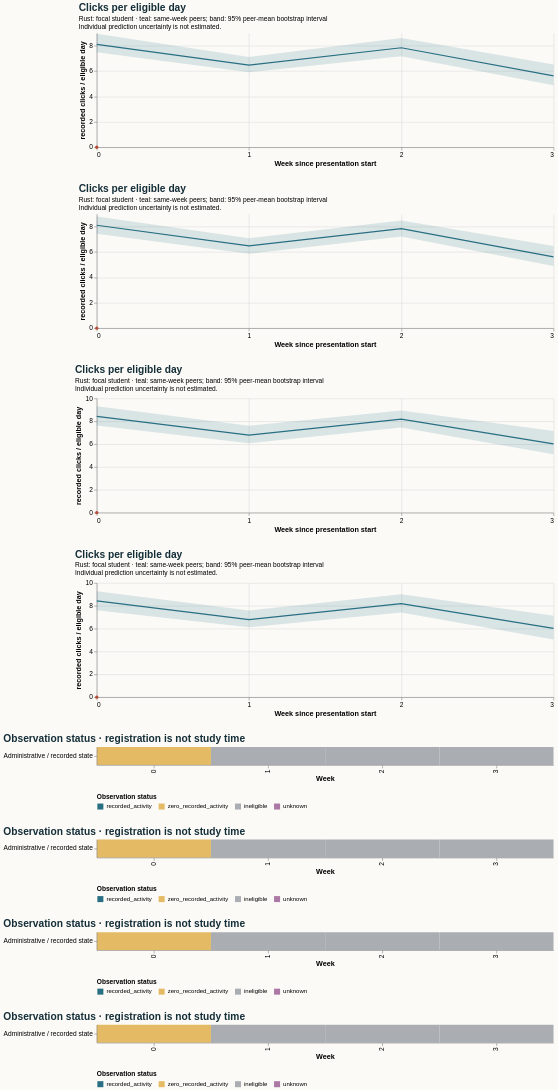

Express this chart as Vega-Lite.
### Vega-Lite specification from a JSON file in a GitHub repository (floating-point values rounded to 4 significant figures)
{"$schema": "https://vega.github.io/schema/vega-lite/v5.20.1.json", "config": {"axis": {"labelFontSize": 11, "titleFontSize": 12}, "background": "#fbfaf7", "font": "sans-serif", "title": {"anchor": "start", "color": "#142e38", "fontSize": 17, "subtitleFontSize": 11}, "view": {"continuousHeight": 300, "continuousWidth": 300, "stroke": null}}, "datasets": {"data-0f8fb1196156720621ec76c6a56d3893": [{"end_day": 6, "focal_value": 0.0, "peer_ci_high": 8.807, "peer_ci_low": 7.435, "peer_mean": 8.112, "peer_observations": 1151, "peer_people": 1151, "reference": "course", "unit": "recorded clicks / eligible day", "week": 0}, {"end_day": 13, "focal_value": null, "peer_ci_high": 7.084, "peer_ci_low": 5.87, "peer_mean": 6.478, "peer_observations": 1144, "peer_people": 1144, "reference": "course", "unit": "recorded clicks / eligible day", "week": 1}, {"end_day": 20, "focal_value": null, "peer_ci_high": 8.49, "peer_ci_low": 7.228, "peer_mean": 7.84, "peer_observations": 1126, "peer_people": 1126, "reference": "course", "unit": "recorded clicks / eligible day", "week": 2}, {"end_day": 27, "focal_value": null, "peer_ci_high": 6.471, "peer_ci_low": 4.896, "peer_mean": 5.624, "peer_observations": 1119, "peer_people": 1119, "reference": "course", "unit": "recorded clicks / eligible day", "week": 3}], "data-66f2127bd333a8da63d7c8b6b6d96d48": [{"eligible_days": 5.0, "end_day": 6, "logging_completeness": "unknown", "observation_status": "zero_recorded_activity", "row": "Administrative / recorded state", "score_status": "withheld_release_time_unknown", "start_day": 0, "value": 0.0, "week": 0}, {"eligible_days": 0.0, "end_day": 13, "logging_completeness": "unknown", "observation_status": "ineligible", "row": "Administrative / recorded state", "score_status": "withheld_release_time_unknown", "start_day": 7, "value": null, "week": 1}, {"eligible_days": 0.0, "end_day": 20, "logging_completeness": "unknown", "observation_status": "ineligible", "row": "Administrative / recorded state", "score_status": "withheld_release_time_unknown", "start_day": 14, "value": null, "week": 2}, {"eligible_days": 0.0, "end_day": 27, "logging_completeness": "unknown", "observation_status": "ineligible", "row": "Administrative / recorded state", "score_status": "withheld_release_time_unknown", "start_day": 21, "value": null, "week": 3}], "data-7d106555454330c79994db14555d48e0": [{"end_day": 6, "focal_value": 0.0, "peer_ci_high": 9.284, "peer_ci_low": 7.615, "peer_mean": 8.438, "peer_observations": 921, "peer_people": 921, "reference": "same_prior_attempt", "unit": "recorded clicks / eligible day", "week": 0}, {"end_day": 13, "focal_value": null, "peer_ci_high": 7.6, "peer_ci_low": 6.119, "peer_mean": 6.793, "peer_observations": 917, "peer_people": 917, "reference": "same_prior_attempt", "unit": "recorded clicks / eligible day", "week": 1}, {"end_day": 20, "focal_value": null, "peer_ci_high": 9.022, "peer_ci_low": 7.412, "peer_mean": 8.196, "peer_observations": 906, "peer_people": 906, "reference": "same_prior_attempt", "unit": "recorded clicks / eligible day", "week": 2}, {"end_day": 27, "focal_value": null, "peer_ci_high": 7.13, "peer_ci_low": 5.049, "peer_mean": 6.029, "peer_observations": 899, "peer_people": 899, "reference": "same_prior_attempt", "unit": "recorded clicks / eligible day", "week": 3}], "data-a46e023ebd0ed78687d7da0202d7adac": [{"end_day": 6, "focal_value": 0.0, "peer_ci_high": 8.936, "peer_ci_low": 7.479, "peer_mean": 8.112, "peer_observations": 1151, "peer_people": 1151, "reference": "course", "unit": "recorded clicks / eligible day", "week": 0}, {"end_day": 13, "focal_value": null, "peer_ci_high": 7.109, "peer_ci_low": 5.909, "peer_mean": 6.478, "peer_observations": 1144, "peer_people": 1144, "reference": "course", "unit": "recorded clicks / eligible day", "week": 1}, {"end_day": 20, "focal_value": null, "peer_ci_high": 8.617, "peer_ci_low": 7.169, "peer_mean": 7.84, "peer_observations": 1126, "peer_people": 1126, "reference": "course", "unit": "recorded clicks / eligible day", "week": 2}, {"end_day": 27, "focal_value": null, "peer_ci_high": 6.529, "peer_ci_low": 4.895, "peer_mean": 5.624, "peer_observations": 1119, "peer_people": 1119, "reference": "course", "unit": "recorded clicks / eligible day", "week": 3}], "data-d4842a7306b9726ec20a8031edc7caba": [{"end_day": 6, "focal_value": 0.0, "peer_ci_high": 9.325, "peer_ci_low": 7.632, "peer_mean": 8.438, "peer_observations": 921, "peer_people": 921, "reference": "same_prior_attempt", "unit": "recorded clicks / eligible day", "week": 0}, {"end_day": 13, "focal_value": null, "peer_ci_high": 7.612, "peer_ci_low": 6.083, "peer_mean": 6.793, "peer_observations": 917, "peer_people": 917, "reference": "same_prior_attempt", "unit": "recorded clicks / eligible day", "week": 1}, {"end_day": 20, "focal_value": null, "peer_ci_high": 8.95, "peer_ci_low": 7.462, "peer_mean": 8.196, "peer_observations": 906, "peer_people": 906, "reference": "same_prior_attempt", "unit": "recorded clicks / eligible day", "week": 2}, {"end_day": 27, "focal_value": null, "peer_ci_high": 7.141, "peer_ci_low": 5.108, "peer_mean": 6.029, "peer_observations": 899, "peer_people": 899, "reference": "same_prior_attempt", "unit": "recorded clicks / eligible day", "week": 3}]}, "resolve": {"scale": {"color": "independent"}}, "spacing": 28, "vconcat": [{"data": {"name": "data-a46e023ebd0ed78687d7da0202d7adac"}, "height": 190, "layer": [{"encoding": {"x": {"axis": {"tickMinStep": 1}, "field": "week", "title": "Week since presentation start", "type": "quantitative"}, "y": {"field": "peer_ci_low", "scale": {"zero": true}, "title": "recorded clicks / eligible day", "type": "quantitative"}, "y2": {"field": "peer_ci_high"}}, "mark": {"color": "#286f83", "opacity": 0.16, "type": "area"}}, {"encoding": {"tooltip": [{"field": "week", "type": "quantitative"}, {"field": "peer_mean", "type": "quantitative"}, {"field": "peer_people", "type": "quantitative"}, {"field": "peer_observations", "type": "quantitative"}], "x": {"field": "week", "type": "quantitative"}, "y": {"field": "peer_mean", "type": "quantitative"}}, "mark": {"color": "#286f83", "strokeWidth": 2, "type": "line"}}, {"encoding": {"tooltip": [{"field": "week", "type": "quantitative"}, {"field": "focal_value", "type": "quantitative"}], "x": {"field": "week", "type": "quantitative"}, "y": {"field": "focal_value", "type": "quantitative"}}, "mark": {"color": "#b64c35", "point": {"color": "#b64c35"}, "strokeWidth": 2.5, "type": "line"}}], "title": {"subtitle": ["Rust: focal student · teal: same-week peers; band: 95% peer-mean bootstrap interval", "Individual prediction uncertainty is not estimated."], "text": "Clicks per eligible day"}, "width": 760}, {"data": {"name": "data-0f8fb1196156720621ec76c6a56d3893"}, "height": 190, "layer": [{"encoding": {"x": {"axis": {"tickMinStep": 1}, "field": "week", "title": "Week since presentation start", "type": "quantitative"}, "y": {"field": "peer_ci_low", "scale": {"zero": true}, "title": "recorded clicks / eligible day", "type": "quantitative"}, "y2": {"field": "peer_ci_high"}}, "mark": {"color": "#286f83", "opacity": 0.16, "type": "area"}}, {"encoding": {"tooltip": [{"field": "week", "type": "quantitative"}, {"field": "peer_mean", "type": "quantitative"}, {"field": "peer_people", "type": "quantitative"}, {"field": "peer_observations", "type": "quantitative"}], "x": {"field": "week", "type": "quantitative"}, "y": {"field": "peer_mean", "type": "quantitative"}}, "mark": {"color": "#286f83", "strokeWidth": 2, "type": "line"}}, {"encoding": {"tooltip": [{"field": "week", "type": "quantitative"}, {"field": "focal_value", "type": "quantitative"}], "x": {"field": "week", "type": "quantitative"}, "y": {"field": "focal_value", "type": "quantitative"}}, "mark": {"color": "#b64c35", "point": {"color": "#b64c35"}, "strokeWidth": 2.5, "type": "line"}}], "title": {"subtitle": ["Rust: focal student · teal: same-week peers; band: 95% peer-mean bootstrap interval", "Individual prediction uncertainty is not estimated."], "text": "Clicks per eligible day"}, "width": 760}, {"data": {"name": "data-d4842a7306b9726ec20a8031edc7caba"}, "height": 190, "layer": [{"encoding": {"x": {"axis": {"tickMinStep": 1}, "field": "week", "title": "Week since presentation start", "type": "quantitative"}, "y": {"field": "peer_ci_low", "scale": {"zero": true}, "title": "recorded clicks / eligible day", "type": "quantitative"}, "y2": {"field": "peer_ci_high"}}, "mark": {"color": "#286f83", "opacity": 0.16, "type": "area"}}, {"encoding": {"tooltip": [{"field": "week", "type": "quantitative"}, {"field": "peer_mean", "type": "quantitative"}, {"field": "peer_people", "type": "quantitative"}, {"field": "peer_observations", "type": "quantitative"}], "x": {"field": "week", "type": "quantitative"}, "y": {"field": "peer_mean", "type": "quantitative"}}, "mark": {"color": "#286f83", "strokeWidth": 2, "type": "line"}}, {"encoding": {"tooltip": [{"field": "week", "type": "quantitative"}, {"field": "focal_value", "type": "quantitative"}], "x": {"field": "week", "type": "quantitative"}, "y": {"field": "focal_value", "type": "quantitative"}}, "mark": {"color": "#b64c35", "point": {"color": "#b64c35"}, "strokeWidth": 2.5, "type": "line"}}], "title": {"subtitle": ["Rust: focal student · teal: same-week peers; band: 95% peer-mean bootstrap interval", "Individual prediction uncertainty is not estimated."], "text": "Clicks per eligible day"}, "width": 760}, {"data": {"name": "data-7d106555454330c79994db14555d48e0"}, "height": 190, "layer": [{"encoding": {"x": {"axis": {"tickMinStep": 1}, "field": "week", "title": "Week since presentation start", "type": "quantitative"}, "y": {"field": "peer_ci_low", "scale": {"zero": true}, "title": "recorded clicks / eligible day", "type": "quantitative"}, "y2": {"field": "peer_ci_high"}}, "mark": {"color": "#286f83", "opacity": 0.16, "type": "area"}}, {"encoding": {"tooltip": [{"field": "week", "type": "quantitative"}, {"field": "peer_mean", "type": "quantitative"}, {"field": "peer_people", "type": "quantitative"}, {"field": "peer_observations", "type": "quantitative"}], "x": {"field": "week", "type": "quantitative"}, "y": {"field": "peer_mean", "type": "quantitative"}}, "mark": {"color": "#286f83", "strokeWidth": 2, "type": "line"}}, {"encoding": {"tooltip": [{"field": "week", "type": "quantitative"}, {"field": "focal_value", "type": "quantitative"}], "x": {"field": "week", "type": "quantitative"}, "y": {"field": "focal_value", "type": "quantitative"}}, "mark": {"color": "#b64c35", "point": {"color": "#b64c35"}, "strokeWidth": 2.5, "type": "line"}}], "title": {"subtitle": ["Rust: focal student · teal: same-week peers; band: 95% peer-mean bootstrap interval", "Individual prediction uncertainty is not estimated."], "text": "Clicks per eligible day"}, "width": 760}, {"data": {"name": "data-66f2127bd333a8da63d7c8b6b6d96d48"}, "encoding": {"color": {"field": "observation_status", "legend": {"labelLimit": 260, "orient": "bottom"}, "scale": {"domain": ["recorded_activity", "zero_recorded_activity", "ineligible", "unknown"], "range": ["#286f83", "#e4bb64", "#aaaeb3", "#ac78a5"]}, "title": "Observation status", "type": "nominal"}, "tooltip": [{"field": "week", "type": "quantitative"}, {"field": "eligible_days", "type": "quantitative"}, {"field": "observation_status", "type": "nominal"}, {"field": "logging_completeness", "type": "nominal"}], "x": {"field": "week", "title": "Week", "type": "ordinal"}, "y": {"field": "row", "title": null, "type": "nominal"}}, "height": 30, "mark": {"type": "rect"}, "title": "Observation status · registration is not study time", "width": 760}, {"data": {"name": "data-66f2127bd333a8da63d7c8b6b6d96d48"}, "encoding": {"color": {"field": "observation_status", "legend": {"labelLimit": 260, "orient": "bottom"}, "scale": {"domain": ["recorded_activity", "zero_recorded_activity", "ineligible", "unknown"], "range": ["#286f83", "#e4bb64", "#aaaeb3", "#ac78a5"]}, "title": "Observation status", "type": "nominal"}, "tooltip": [{"field": "week", "type": "quantitative"}, {"field": "eligible_days", "type": "quantitative"}, {"field": "observation_status", "type": "nominal"}, {"field": "logging_completeness", "type": "nominal"}], "x": {"field": "week", "title": "Week", "type": "ordinal"}, "y": {"field": "row", "title": null, "type": "nominal"}}, "height": 30, "mark": {"type": "rect"}, "title": "Observation status · registration is not study time", "width": 760}, {"data": {"name": "data-66f2127bd333a8da63d7c8b6b6d96d48"}, "encoding": {"color": {"field": "observation_status", "legend": {"labelLimit": 260, "orient": "bottom"}, "scale": {"domain": ["recorded_activity", "zero_recorded_activity", "ineligible", "unknown"], "range": ["#286f83", "#e4bb64", "#aaaeb3", "#ac78a5"]}, "title": "Observation status", "type": "nominal"}, "tooltip": [{"field": "week", "type": "quantitative"}, {"field": "eligible_days", "type": "quantitative"}, {"field": "observation_status", "type": "nominal"}, {"field": "logging_completeness", "type": "nominal"}], "x": {"field": "week", "title": "Week", "type": "ordinal"}, "y": {"field": "row", "title": null, "type": "nominal"}}, "height": 30, "mark": {"type": "rect"}, "title": "Observation status · registration is not study time", "width": 760}, {"data": {"name": "data-66f2127bd333a8da63d7c8b6b6d96d48"}, "encoding": {"color": {"field": "observation_status", "legend": {"labelLimit": 260, "orient": "bottom"}, "scale": {"domain": ["recorded_activity", "zero_recorded_activity", "ineligible", "unknown"], "range": ["#286f83", "#e4bb64", "#aaaeb3", "#ac78a5"]}, "title": "Observation status", "type": "nominal"}, "tooltip": [{"field": "week", "type": "quantitative"}, {"field": "eligible_days", "type": "quantitative"}, {"field": "observation_status", "type": "nominal"}, {"field": "logging_completeness", "type": "nominal"}], "x": {"field": "week", "title": "Week", "type": "ordinal"}, "y": {"field": "row", "title": null, "type": "nominal"}}, "height": 30, "mark": {"type": "rect"}, "title": "Observation status · registration is not study time", "width": 760}]}
